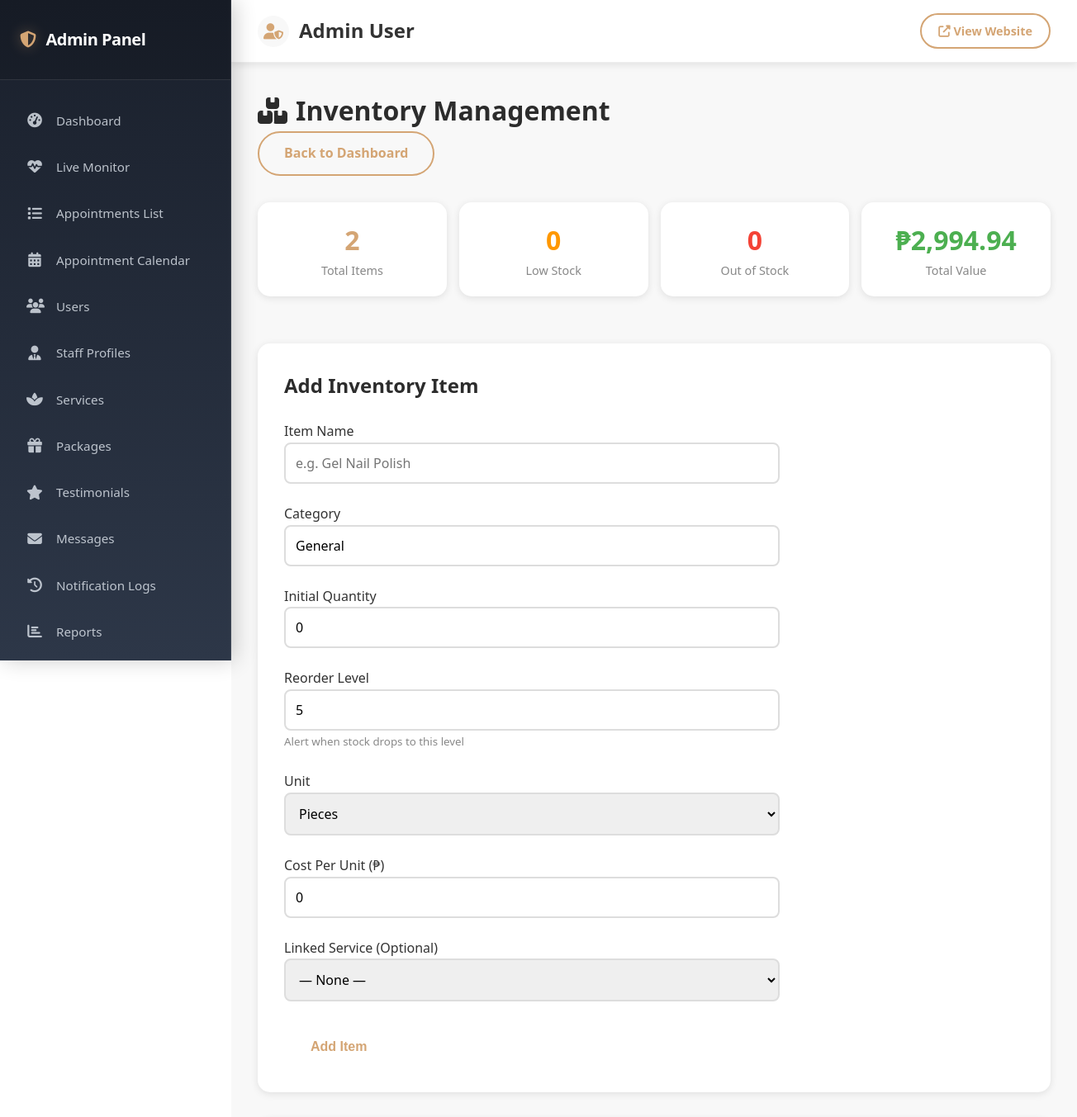
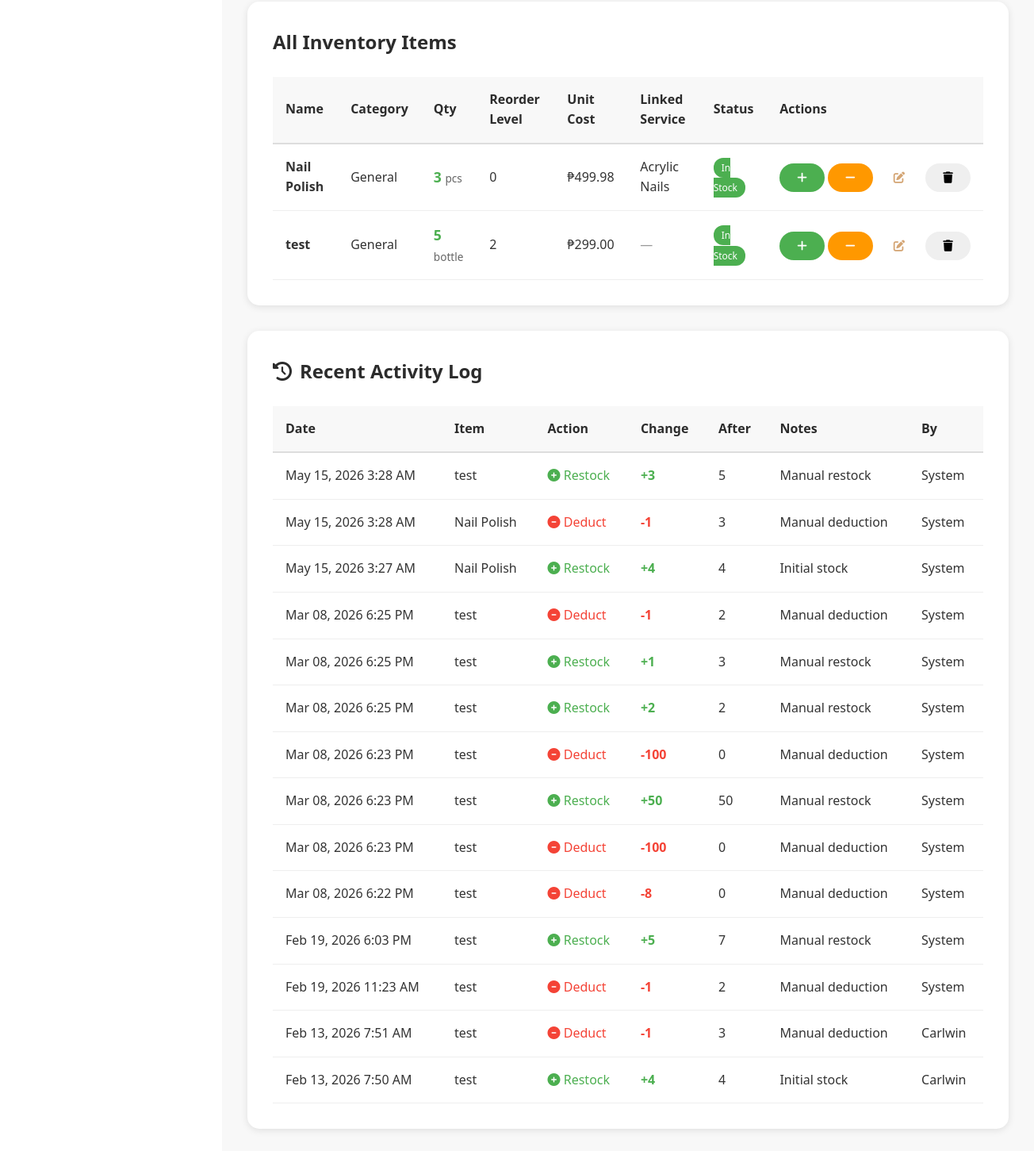
The page /admin/inventory.php (signed in) on the database its author committed (2 pictures, top to bottom).
### tables this page shows
CREATE TABLE `inventory` (
  `id` int(11) NOT NULL,
  `name` varchar(255) NOT NULL,
  `category` varchar(100) NOT NULL DEFAULT 'General',
  `quantity` int(11) NOT NULL DEFAULT 0,
  `reorder_level` int(11) NOT NULL DEFAULT 5,
  `unit` varchar(50) NOT NULL DEFAULT 'pcs',
  `cost_per_unit` decimal(10,2) NOT NULL DEFAULT 0.00,
  `linked_service_id` int(11) DEFAULT NULL,
  `status` enum('in_stock','low_stock','out_of_stock') DEFAULT 'in_stock',
  `created_at` timestamp NOT NULL DEFAULT current_timestamp(),
  `updated_at` timestamp NOT NULL DEFAULT current_timestamp() ON UPDATE current_timestamp()
);

CREATE TABLE `services` (
  `id` int(11) NOT NULL,
  `name` varchar(255) NOT NULL,
  `category` enum('nails','eyebrows','lashes','wax','massages','facial','skin_slimming') NOT NULL,
  `description` text DEFAULT NULL,
  `duration` int(11) NOT NULL COMMENT 'Duration in minutes',
  `base_price` decimal(10,2) NOT NULL,
  `image_url` varchar(500) DEFAULT NULL,
  `status` enum('active','inactive') DEFAULT 'active',
  `created_at` timestamp NOT NULL DEFAULT current_timestamp(),
  `updated_at` timestamp NOT NULL DEFAULT current_timestamp() ON UPDATE current_timestamp()
);

CREATE TABLE `inventory_log` (
  `id` int(11) NOT NULL,
  `inventory_id` int(11) NOT NULL,
  `change_type` enum('restock','deduct','adjust') NOT NULL,
  `quantity_change` int(11) NOT NULL,
  `quantity_after` int(11) NOT NULL DEFAULT 0,
  `notes` text DEFAULT NULL,
  `created_by` int(11) DEFAULT NULL,
  `created_at` timestamp NOT NULL DEFAULT current_timestamp()
);

CREATE TABLE `users` (
  `id` int(11) NOT NULL,
  `first_name` varchar(100) NOT NULL,
  `last_name` varchar(100) NOT NULL,
  `email` varchar(255) NOT NULL,
  `phone` varchar(20) NOT NULL,
  `password` varchar(255) NOT NULL,
  `role` enum('client','admin','staff') DEFAULT 'client',
  `status` enum('active','inactive') DEFAULT 'active',
  `reset_token` varchar(255) DEFAULT NULL,
  `reset_expires` datetime DEFAULT NULL,
  `created_at` timestamp NOT NULL DEFAULT current_timestamp(),
  `updated_at` timestamp NOT NULL DEFAULT current_timestamp() ON UPDATE current_timestamp(),
  `last_login` timestamp NULL DEFAULT NULL,
  `last_ip` varchar(45) DEFAULT NULL,
  `profile_picture` varchar(500) DEFAULT NULL,
  `tier` enum('standard','premium','vip') DEFAULT 'standard'
);

### config/functions.php (called while the page is built, shortened)
<?php
function formatPrice($price) {
    return '₱' . number_format($price, 2);
}
function formatDateTime($datetime) {
    return date('M d, Y g:i A', strtotime($datetime));
}

### admin/inventory.php (the view, shortened to what this page needs)
<?php
require_once '../config/functions.php';
$conn = getDBConnection();
$stmt = $conn->query("SELECT i.*, s.name as service_name FROM inventory i LEFT JOIN services s ON i.linked_service_id = s.id ORDER BY i.status = 'out_of_stock' DESC, i.status = 'low_stock' DESC, i.name ASC");
$items = $stmt->fetchAll();
$edit_item = null;
$stmt = $conn->query("SELECT l.*, i.name as item_name, u.first_name as user_name
                       FROM inventory_log l
                       JOIN inventory i ON l.inventory_id = i.id
                       LEFT JOIN users u ON l.created_by = u.id
                       ORDER BY l.created_at DESC
                       LIMIT 20");
$recent_logs = $stmt->fetchAll();
$total_items = count($items);
$low_count = 0;
$out_count = 0;
$total_value = 0;
foreach ($items as $item) {
    $total_value += $item['quantity'] * $item['cost_per_unit'];
}
?>
<?php include '../includes/admin-header.php'; ?>
            <div class="admin-content">
            <div class="admin-header">
                <h1><i class="fas fa-boxes"></i> Inventory Management</h1>
                <a href="index.php" class="btn btn-outline">Back to Dashboard</a>
            </div>
            <div class="stats-row" style="display: grid; grid-template-columns: repeat(auto-fit, minmax(180px, 1fr)); gap: 15px; margin-bottom: 25px;">
                <div class="admin-card" style="text-align: center; padding: 20px;">
                    <div style="font-size: 2rem; font-weight: 700; color: var(--primary-color, #e91e63);"><?php echo $total_items; ?></div>
                    <div style="color: #888; font-size: 0.9rem;">Total Items</div>
                </div>
                <div class="admin-card" style="text-align: center; padding: 20px;">
                    <div style="font-size: 2rem; font-weight: 700; color: #ff9800;"><?php echo $low_count; ?></div>
                    <div style="color: #888; font-size: 0.9rem;">Low Stock</div>
                </div>
                <div class="admin-card" style="text-align: center; padding: 20px;">
                    <div style="font-size: 2rem; font-weight: 700; color: #f44336;"><?php echo $out_count; ?></div>
                    <div style="color: #888; font-size: 0.9rem;">Out of Stock</div>
                </div>
                <div class="admin-card" style="text-align: center; padding: 20px;">
                    <div style="font-size: 2rem; font-weight: 700; color: #4caf50;"><?php echo formatPrice($total_value); ?></div>
                    <div style="color: #888; font-size: 0.9rem;">Total Value</div>
                </div>
            </div>
            <div class="admin-card">
                <h2><?php echo $edit_item ? 'Edit Item' : 'Add Inventory Item'; ?></h2>
                <form method="POST" class="admin-form">
                    <div class="form-row">
                        <div class="form-group">
                            <label>Item Name</label>
                            <input type="text" name="name" value="<?php echo htmlspecialchars($edit_item['name'] ?? ''); ?>" required placeholder="e.g. Gel Nail Polish">
                        </div>
                        <div class="form-group">
                            <label>Category</label>
                            <input type="text" name="category" value="<?php echo htmlspecialchars($edit_item['category'] ?? 'General'); ?>" required placeholder="e.g. Nail Supplies">
                        </div>
                    </div>
                    <div class="form-row">
                        <?php if (!$edit_item): ?>
                        <div class="form-group">
                            <label>Initial Quantity</label>
                            <input type="number" name="quantity" value="0" min="0" required>
                        </div>
                        <?php endif; ?>
                        <div class="form-group">
                            <label>Reorder Level</label>
                            <input type="number" name="reorder_level" value="<?php echo $edit_item['reorder_level'] ?? 5; ?>" min="0" required>
                            <small style="color: #888;">Alert when stock drops to this level</small>
                        </div>
                        <div class="form-group">
                            <label>Unit</label>
                            <select name="unit">
                                <?php
                                $units = ['pcs' => 'Pieces', 'ml' => 'Milliliters', 'g' => 'Grams', 'box' => 'Boxes', 'set' => 'Sets', 'roll' => 'Rolls', 'bottle' => 'Bottles'];
                                foreach ($units as $val => $label): ?>
                                    <option value="<?php echo $val; ?>" <?php echo ($edit_item['unit'] ?? 'pcs') === $val ? 'selected' : ''; ?>><?php echo $label; ?></option>
                                <?php endforeach; ?>
                            </select>
                        </div>
                        <div class="form-group">
                            <label>Cost Per Unit (₱)</label>
                            <input type="number" name="cost_per_unit" value="<?php echo $edit_item['cost_per_unit'] ?? 0; ?>" min="0" step="0.01">
                        </div>
                    </div>
                    <div class="form-group">
                        <label>Linked Service (Optional)</label>
                        <select name="linked_service_id">
                            <option value="">— None —</option>
                        </select>
                    </div>
                    <div class="form-actions">
                        <button type="submit" class="btn btn-primary"><?php echo $edit_item ? 'Update' : 'Add'; ?> Item</button>
                    </div>
                </form>
            </div>
            <div class="admin-card">
                <h2>All Inventory Items</h2>
                <div class="table-responsive">
                    <table class="admin-table">
                        <thead>
                            <tr>
                                <th>Name</th>
                                <th>Category</th>
                                <th>Qty</th>
                                <th>Reorder Level</th>
                                <th>Unit Cost</th>
                                <th>Linked Service</th>
                                <th>Status</th>
                                <th>Actions</th>
                            </tr>
                        </thead>
                        <tbody>
                            <?php foreach ($items as $item): ?>
                                <?php
                                $status_styles = [
                                    'in_stock' => 'background: #4caf50; color: #fff;',
                                    'low_stock' => 'background: #ff9800; color: #fff;',
                                    'out_of_stock' => 'background: #f44336; color: #fff;'
                                ];
                                $status_labels = [
                                    'in_stock' => 'In Stock',
                                    'low_stock' => 'Low Stock',
                                    'out_of_stock' => 'Out of Stock'
                                ];
                                ?>
                                <tr>
                                    <td><strong><?php echo htmlspecialchars($item['name']); ?></strong></td>
                                    <td><?php echo htmlspecialchars($item['category']); ?></td>
                                    <td>
                                        <span style="font-weight: 700; font-size: 1.1rem; color: <?php echo $item['status'] === 'out_of_stock' ? '#f44336' : ($item['status'] === 'low_stock' ? '#ff9800' : '#4caf50'); ?>;">
                                            <?php echo $item['quantity']; ?>
                                        </span>
                                        <small><?php echo $item['unit']; ?></small>
                                    </td>
                                    <td><?php echo $item['reorder_level']; ?></td>
                                    <td><?php echo formatPrice($item['cost_per_unit']); ?></td>
                                    <td><?php echo $item['service_name'] ? htmlspecialchars($item['service_name']) : '<span style="color:#999;">—</span>'; ?></td>
                                    <td>
                                        <span class="status-badge" style="<?php echo $status_styles[$item['status']] ?? ''; ?> padding: 4px 10px; border-radius: 12px; font-size: 0.75rem;">
                                            <?php echo $status_labels[$item['status']] ?? $item['status']; ?>
                                        </span>
                                    </td>
                                    <td style="white-space: nowrap;">
                                        <form method="POST" style="display: inline;" onsubmit="var q=prompt('Restock quantity:'); if(!q||isNaN(q)||q<=0){return false;} this.querySelector('[name=quantity]').value=q; return true;">
                                            <button type="submit" class="btn btn-sm" style="background:#4caf50; color:#fff;" title="Restock">
                                                <i class="fas fa-plus"></i>
                                            </button>
                                        </form>
                                        <form method="POST" style="display: inline;" onsubmit="var q=prompt('Deduct quantity:'); if(!q||isNaN(q)||q<=0){return false;} this.querySelector('[name=quantity]').value=q; return true;">
                                            <button type="submit" class="btn btn-sm" style="background:#ff9800; color:#fff;" title="Deduct">
                                                <i class="fas fa-minus"></i>
                                            </button>
                                        </form>
                                        <a href="inventory.php?edit=<?php echo $item['id']; ?>" class="btn btn-sm btn-primary" title="Edit">
                                            <i class="fas fa-edit"></i>
                                        </a>
                                        <form method="POST" style="display: inline;" onsubmit="return confirm('Delete this item?')">
                                            <button type="submit" class="btn btn-sm btn-danger" title="Delete">
                                                <i class="fas fa-trash"></i>
                                            </button>
                                        </form>
                                    </td>
                                </tr>
                            <?php endforeach; ?>
                        </tbody>
                    </table>
                </div>
            </div>
            <div class="admin-card">
                <h2><i class="fas fa-history"></i> Recent Activity Log</h2>
                <?php if (empty($recent_logs)): ?>
                    <p style="color: #888; text-align: center; padding: 20px;">No activity yet.</p>
                <?php else: ?>
                    <div class="table-responsive">
                        <table class="admin-table">
                            <thead>
                                <tr>
                                    <th>Date</th>
                                    <th>Item</th>
                                    <th>Action</th>
                                    <th>Change</th>
                                    <th>After</th>
                                    <th>Notes</th>
                                    <th>By</th>
                                </tr>
                            </thead>
                            <tbody>
                                <?php foreach ($recent_logs as $log): ?>
                                    <tr>
                                        <td><?php echo formatDateTime($log['created_at']); ?></td>
                                        <td><?php echo htmlspecialchars($log['item_name']); ?></td>
                                        <td>
                                            <?php
                                            $type_colors = ['restock' => '#4caf50', 'deduct' => '#f44336', 'adjust' => '#2196f3'];
                                            $type_icons = ['restock' => 'fa-plus-circle', 'deduct' => 'fa-minus-circle', 'adjust' => 'fa-sync'];
                                            ?>
                                            <span style="color: <?php echo $type_colors[$log['change_type']] ?? '#888'; ?>;">
                                                <i class="fas <?php echo $type_icons[$log['change_type']] ?? 'fa-circle'; ?>"></i>
                                                <?php echo ucfirst($log['change_type']); ?>
                                            </span>
                                        </td>
                                        <td style="font-weight: 600; color: <?php echo $log['quantity_change'] >= 0 ? '#4caf50' : '#f44336'; ?>;">
                                            <?php echo ($log['quantity_change'] >= 0 ? '+' : '') . $log['quantity_change']; ?>
                                        </td>
                                        <td><?php echo $log['quantity_after']; ?></td>
                                        <td><?php echo htmlspecialchars($log['notes'] ?? '—'); ?></td>
                                        <td><?php echo htmlspecialchars($log['user_name'] ?? 'System'); ?></td>
                                    </tr>
                                <?php endforeach; ?>
                            </tbody>
                        </table>
                    </div>
                <?php endif; ?>
            </div>
        </div>
    </div>
<?php include '../includes/admin-footer.php'; ?>

### rows shown on the page
inventory: name "Nail Polish", category "General", quantity "3", unit "pcs", reorder_level "0", cost_per_unit "₱499.98", linked_service.name "Acrylic Nails", status "In Stock"
inventory: name "test", category "General", quantity "5", unit "bottle", reorder_level "2", cost_per_unit "₱299.00", status "In Stock"
inventory_log: created_at "May 15, 2026 3:28 AM", inventory.name "test", change_type "Restock", quantity_change "3", quantity_after "5", notes "Manual restock", user_name "System"
inventory_log: created_at "May 15, 2026 3:28 AM", inventory.name "Nail Polish", change_type "Deduct", quantity_change "-1", quantity_after "3", notes "Manual deduction", user_name "System"
inventory_log: created_at "May 15, 2026 3:27 AM", inventory.name "Nail Polish", change_type "Restock", quantity_change "4", quantity_after "4", notes "Initial stock", user_name "System"
inventory_log: created_at "Mar 08, 2026 6:25 PM", inventory.name "test", change_type "Deduct", quantity_change "-1", quantity_after "2", notes "Manual deduction", user_name "System"
inventory_log: created_at "Mar 08, 2026 6:25 PM", inventory.name "test", change_type "Restock", quantity_change "1", quantity_after "3", notes "Manual restock", user_name "System"
inventory_log: created_at "Mar 08, 2026 6:25 PM", inventory.name "test", change_type "Restock", quantity_change "2", quantity_after "2", notes "Manual restock", user_name "System"
inventory_log: created_at "Mar 08, 2026 6:23 PM", inventory.name "test", change_type "Deduct", quantity_change "-100", quantity_after "0", notes "Manual deduction", user_name "System"
inventory_log: created_at "Mar 08, 2026 6:23 PM", inventory.name "test", change_type "Restock", quantity_change "50", quantity_after "50", notes "Manual restock", user_name "System"
inventory_log: created_at "Mar 08, 2026 6:23 PM", inventory.name "test", change_type "Deduct", quantity_change "-100", quantity_after "0", notes "Manual deduction", user_name "System"
inventory_log: created_at "Mar 08, 2026 6:22 PM", inventory.name "test", change_type "Deduct", quantity_change "-8", quantity_after "0", notes "Manual deduction", user_name "System"
inventory_log: created_at "Feb 19, 2026 6:03 PM", inventory.name "test", change_type "Restock", quantity_change "5", quantity_after "7", notes "Manual restock", user_name "System"
inventory_log: created_at "Feb 19, 2026 11:23 AM", inventory.name "test", change_type "Deduct", quantity_change "-1", quantity_after "2", notes "Manual deduction", user_name "System"
inventory_log: created_at "Feb 13, 2026 7:51 AM", inventory.name "test", change_type "Deduct", quantity_change "-1", quantity_after "3", notes "Manual deduction", created_by.first_name "Carlwin"
inventory_log: created_at "Feb 13, 2026 7:50 AM", inventory.name "test", change_type "Restock", quantity_change "4", quantity_after "4", notes "Initial stock", created_by.first_name "Carlwin"

### other values the page prints
$_SESSION['admin_name'] "Admin User"
$total_items "2"
$low_count "0"
$out_count "0"
formatPrice($total_value) "₱2,994.94"
form field unit "Pieces"
